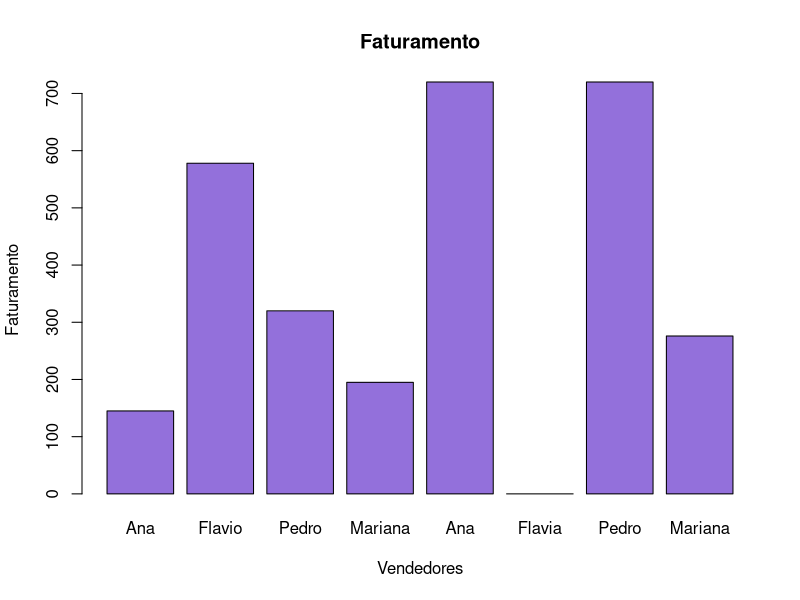

This figure's R source:
vendedor <- c("Ana", "Flavio", "Pedro", "Mariana", "Ana", "Flavia", "Pedro", "Mariana")
dia <- c(1, 1, 1, 1, 2, 2, 2, 2)
produto <- c("saia", "Casaco", "vestido", "meia", "calçaF", "CalçaS", "CalçaS", "Manta")
quantidade <- c(1, 2, 1, 5, 3, 0, 3, 4)
precoUnitario <- c(145, 289, 320, 39, 240, 240, 240, 69)
custoUnitario <- c(89, 144, 160, 15, 210, 210, 210, 39)

df <- data.frame(Nome = vendedor, Dia = dia, Produto = produto, Quantidade = quantidade, PrecoUnitario = precoUnitario, custoUnitario = custoUnitario)
print(df)

faturamento = quantidade*precoUnitario

barplot(
  height = faturamento,
  names.arg = vendedor,
  col = "#9370DB",
  main = "Faturamento",
  xlab = "Vendedores",
  ylab = "Faturamento",
)

